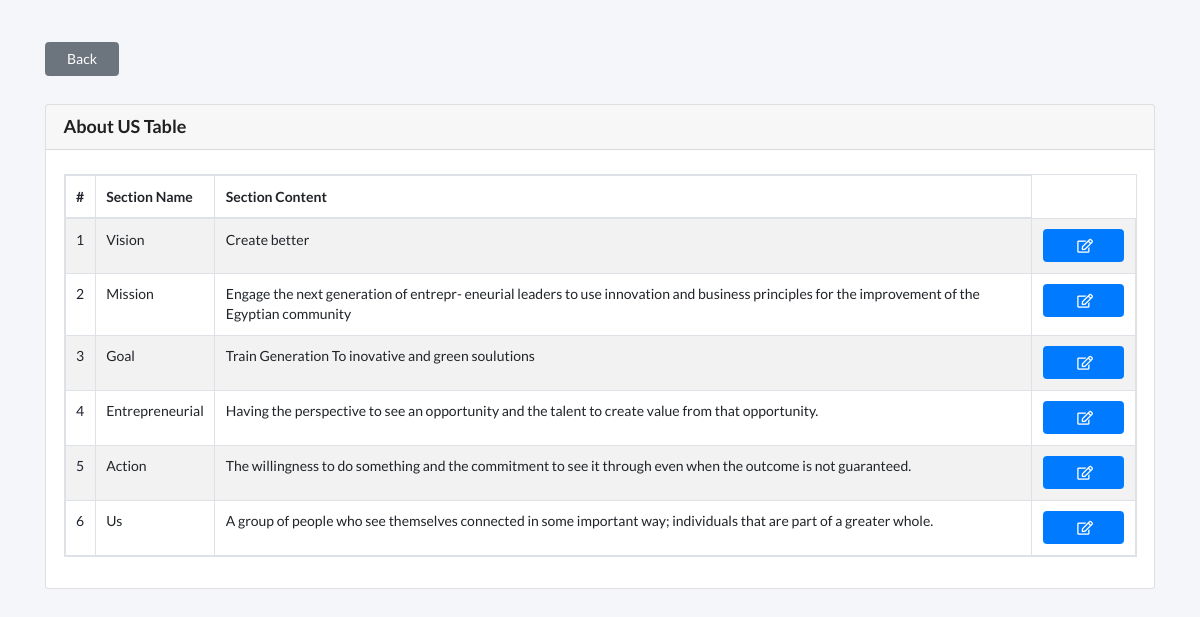
/Dashboard/about.php (signed in), run on the app's committed database.
### tables this page shows
CREATE TABLE `about_us` (
  `id` int(11) NOT NULL,
  `section_name` varchar(255) NOT NULL,
  `content` text NOT NULL
);

### Dashboard/includes/functions/functions.php (called while the page is built, shortened)
<?php
function getAllData($table){
    global $con;
    $stmt = $con->prepare("SELECT * FROM $table");
    $stmt->execute();
    $rows = $stmt->fetchAll(PDO::FETCH_ASSOC);
    return $rows;
}

### Dashboard/about.php (the view, shortened to what this page needs)
<?php
if(isset($_SESSION['first_name'])){
    $members_data = getAllData("about_us");
    $i = 1;
?>
<div class="content">
  <section class="content">
    <div class="container">
    <a class="btn btn-secondary pr-4 pl-4 mb-2 mt-5" href="dashboard.php">Back</a>
      <div class="row">
        <div class="col-12">
          <div class="card mt-4">
            <div class="card-header">
              <h3 class="card-title">About US Table</h3>
            </div>
            <div class="card-body">
              <table class="table table-striped table-bordered table-hover table-responsive">
                <thead>
                  <tr>
                    <th>#</th>
                    <th>Section Name</th>
                    <th>Section Content</th>
                  </tr>
                </thead>
                <tbody>
                  <?php
                    foreach($members_data as $members_data_info){
                  ?>
                  <tr data-widget="expandable-table" aria-expanded="false">
                    <td><?php echo $i?></td>
                    <td>
                      <?php
                        echo $members_data_info['section_name']
                      ?>
                    </td>
                    <td><?php echo $members_data_info['content']?></td>
                    <td>
                      <a href="update_about.php?id=<?php echo $members_data_info['id'];?>" class="edit_button btn btn-primary mr-3"> <i class="far fa-edit ml-1"></i></a>
                    </td>
                  </tr>
                  <?php
                      $i++;
                    }
                  ?>
                </tbody>
              </table>
            </div>
          </div>
        </div>
      </div>
    </div>
  </section>
</div>
<?php
}
else{
    header("location:signin.php");
}

### Dashboard/layout/css/members.css (style rules this page uses)
body { background-color: #f4f6f9; }
.edit_button { display: block; padding: 5px 30px; margin-right: 0 !important; }

### data on the page
about_us: section_name "Vision", content "Create better"
about_us: section_name "Mission", content "Engage the next generation of entrepr- eneurial leaders to use innovation and business principles for the improvement of the Egyptian community"
about_us: section_name "Goal", content "Train Generation To inovative and green soulutions"
about_us: section_name "Entrepreneurial", content "Having the perspective to see an opportunity and the talent to create value from that opportunity."
about_us: section_name "Action", content "The willingness to do something and the commitment to see it through even when the outcome is not guaranteed."
about_us: section_name "Us", content "A group of people who see themselves connected in some important way; individuals that are part of a greater whole."
